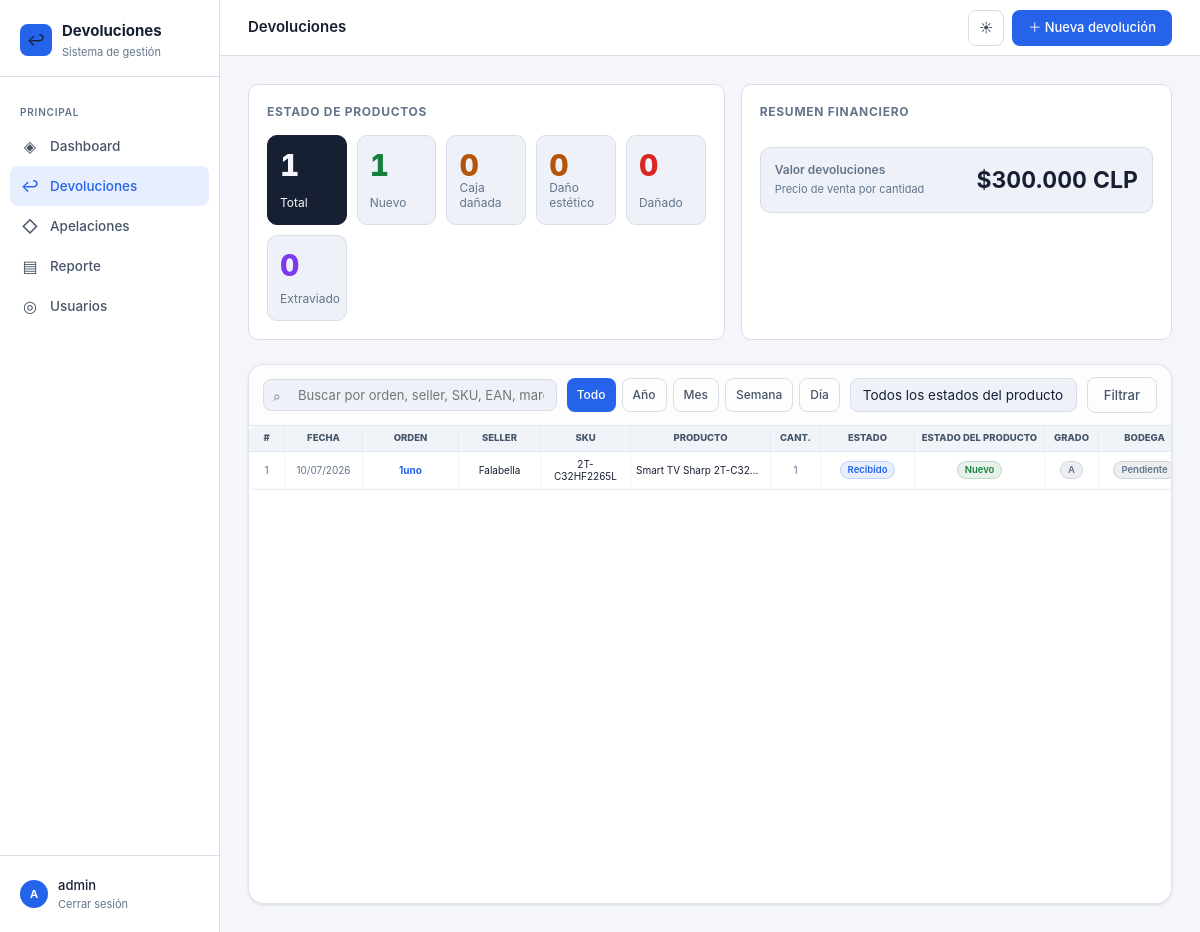
Before: /devoluciones/ (signed in) with the older database file.
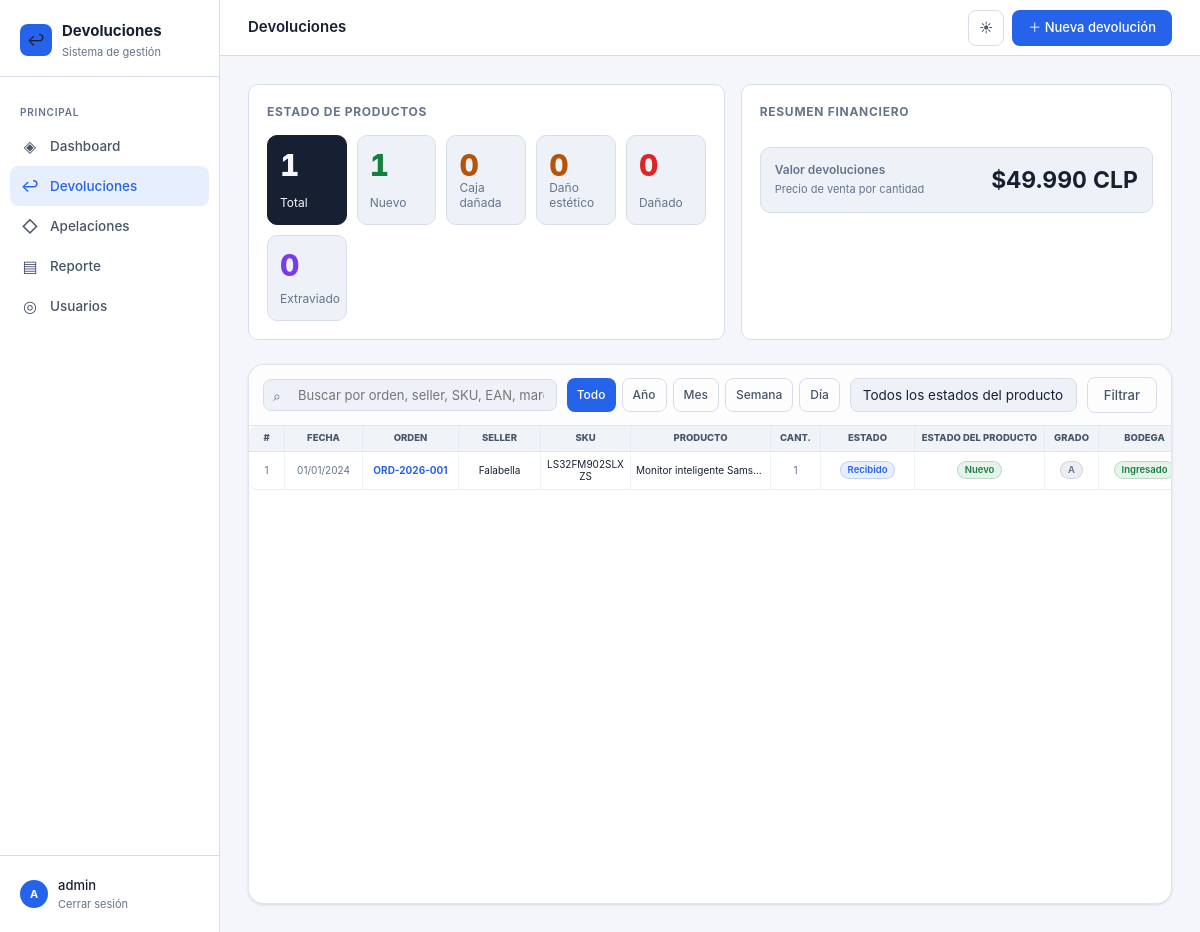
After: the same page with the newer database file.
### returns/models.py (models this page shows, shortened)
class Return(models.Model):
    SELLER_CHOICES = [
        ('falabella', 'Falabella'),
        ('ripley', 'Ripley'),
        ('mercado_libre', 'Mercado Libre'),
        ('paris', 'Paris'),
        ('walmart', 'Walmart'),
        ('shopify', 'Shopify'),
    ]
    ESTADO_CHOICES = [
        ('recibido', 'Recibido'),
        ('en_revision', 'En revisión'),
        ('aprobado', 'Aprobado'),
        ('rechazado', 'Rechazado'),
        ('reembolsado', 'Reembolsado'),
        ('cerrado', 'Cerrado'),
    ]
    CONDICION_CHOICES = [
        ('nuevo', 'Nuevo'),
        ('caja_danada', 'Caja Dañada'),
        ('danado', 'Dañado'),
        ('dano_estetico', 'Daño Estetico'),
        ('extraviado', 'Extraviado'),
    ]
    GRADO_CHOICES = [
        ('A', 'A'),
        ('C', 'C'),
        ('D', 'D'),
        ('E', 'Extraviado'),
    ]
    SUB_DANO_CHOICES = [
        ('producto_bloqueado', 'Producto Bloqueado'),
        ('no_funciona', 'No funciona'),
        ('rayado', 'Rayado'),
        ('usado', 'Usado'),
        ('abollado', 'Abollado'),
        ('sin_accesorios', 'Sin Accesorios'),
        ('sin_embalaje_original', 'Sin Embalaje original'),
        ('embalaje_danado', 'Embalaje dañado'),
        ('pantalla_rota', 'Pantalla Rota'),
        ('numero_serie_no_corresponde', 'N° de serie no corresponde'),
        ('producto_cambiado', 'Producto Cambiado (Cambiazo o Robo)'),
    ]
    fecha_ingreso = models.DateField(auto_now_add=True)
    fecha_actualizacion = models.DateTimeField(auto_now=True)
    seller = models.CharField(max_length=50, choices=SELLER_CHOICES, verbose_name='Seller')
    numero_orden = models.CharField(max_length=100, unique=True, verbose_name='Número de orden')
    sku = models.CharField(max_length=100, verbose_name='SKU')
    ean = models.CharField(max_length=50, blank=True, verbose_name='EAN')
    producto_nombre = models.CharField(max_length=300, verbose_name='Nombre del producto', blank=True)
    marca = models.CharField(max_length=150, blank=True, verbose_name='Marca')
    categoria = models.CharField(max_length=150, blank=True, verbose_name='Categoría')
    precio_venta = models.DecimalField(max_digits=10, decimal_places=2, null=True, blank=True, validators=[MinValueValidator(0)], verbose_name='Precio de venta')
    cantidad = models.PositiveIntegerField(default=1, validators=[MinValueValidator(1)], verbose_name='Cantidad')
    ingresado_bodega = models.BooleanField(default=False, verbose_name='Ingresado a bodega')
    estado = models.CharField(max_length=20, choices=ESTADO_CHOICES, default='recibido', verbose_name='Estado')
    condicion_producto = models.CharField(max_length=20, choices=CONDICION_CHOICES, default='nuevo', verbose_name='Estado del producto')
    grado = models.CharField(max_length=1, choices=GRADO_CHOICES, default='A', verbose_name='Grado')
    sub_danos = models.JSONField(default=list, blank=True, verbose_name='Sub daños')
    detalles_dano = models.TextField(blank=True, verbose_name='Detalles del daño')
    notas_internas = models.TextField(blank=True, verbose_name='Notas internas')
    creado_por = models.ForeignKey(User, on_delete=models.SET_NULL, null=True, related_name='devoluciones_creadas')
    class Meta:
        verbose_name = 'Devolución'
        verbose_name_plural = 'Devoluciones'
        ordering = ['-fecha_ingreso', '-id']
    @classmethod
    def grado_for_condicion(cls, condicion_producto):
        grados = {
            'nuevo': 'A',
            'caja_danada': 'C',
            'danado': 'D',
            'dano_estetico': 'C',
            'extraviado': 'E',
        }
        return grados.get(condicion_producto, 'A')

### returns/views.py (the view, shortened to what this page needs)
# urls.py: path('devoluciones/', views.returns_dashboard, name='returns_dashboard'),
@login_required
def returns_dashboard(request):
    devoluciones = Return.objects.prefetch_related('apelaciones')
    q = request.GET.get('q', '')
    condicion = request.GET.get('condicion', '')
    devoluciones, period = apply_period_filter(devoluciones, request, 'fecha_ingreso')
    if condicion:
        devoluciones = devoluciones.filter(condicion_producto=condicion)
    devoluciones_page = paginate_queryset(request, devoluciones, 'page', 12)
    def clp_format(value):
        return f'${value:,.0f}'.replace(',', '.') + ' CLP'
    devoluciones_con_precio = devoluciones.exclude(precio_venta__isnull=True)
    total_valorizado = sum(
        devolucion.precio_venta * devolucion.cantidad
        for devolucion in devoluciones_con_precio
    )
    stats = {
        'total': devoluciones.count(),
        'nuevo': devoluciones.filter(condicion_producto='nuevo').count(),
        'caja_danada': devoluciones.filter(condicion_producto='caja_danada').count(),
        'danado': devoluciones.filter(condicion_producto='danado').count(),
        'dano_estetico': devoluciones.filter(condicion_producto='dano_estetico').count(),
        'extraviado': devoluciones.filter(condicion_producto='extraviado').count(),
        'total_valorizado_display': clp_format(total_valorizado),
    }
    context = {
        'devoluciones': devoluciones_page,
        'devoluciones_page': devoluciones_page,
        'devoluciones_page_query': querystring_without(request, 'page'),
        'period': period,
        'period_query': querystring_without(request, 'period', 'page'),
        'stats': stats,
        'q': q,
        'condicion_filter': condicion,
        'condicion_choices': Return.CONDICION_CHOICES,
        'create_form': ReturnForm(),
        'create_photo_form': ReturnPhotoUploadForm(),
    }
    return render(request, 'returns/dashboard.html', context)

### returns/forms.py
class ReturnPhotoUploadForm(forms.Form):
    fotos = MultipleImageField(
        label='Fotos',
        required=False,
        widget=MultipleFileInput(attrs={
            'class': 'form-file',
            'accept': 'image/*',
            'multiple': True,
        }),
    )

### returns/models.py (called while the page is built)
    @classmethod
    def load(cls):
        config, _ = cls.objects.get_or_create(pk=1)
        return config

    def get_status_color(self):
        colors = {
            'en_proceso': 'yellow',
            'rechazado': 'red',
            'proceso_pago': 'purple',
            'pagado': 'green',
        }
        return colors.get(self.status, 'gray')

### returns/views.py (called while the page is built, shortened)
def paginate_queryset(request, queryset, page_param='page', per_page=12):
    paginator = Paginator(queryset, per_page)
    return paginator.get_page(request.GET.get(page_param))

def querystring_without(request, *keys):
    query = request.GET.copy()
    for key in keys:
        query.pop(key, None)
    encoded = query.urlencode()
    return f'{encoded}&' if encoded else ''

def period_dates(request):
    today = timezone.localdate()
    period = request.GET.get('period', 'all')
    if period == 'all':
        return '', None, None

def apply_period_filter(queryset, request, field_name):
    period, start_date, end_date = period_dates(request)
    if start_date:
        queryset = queryset.filter(**{f'{field_name}__gte': start_date})
    if end_date:
        queryset = queryset.filter(**{f'{field_name}__lte': end_date})
    return queryset, period

### templates/returns/dashboard.html (shortened to what this page needs)
{% extends 'returns/base.html' %}
{% block topbar_title %}Devoluciones{% endblock %}
{% block topbar_actions %}
  <a href="{% url 'return_create' %}" class="btn btn-primary js-open-return-modal">＋ Nueva devolución</a>
{% endblock %}
{% block content %}
<section class="returns-summary">
  <div class="summary-panel">
    <div class="summary-section-title">Estado de productos</div>
    <div class="summary-count-grid">
      <div class="summary-count-card is-total">
        <div class="summary-count-value">{{ stats.total }}</div>
        <div class="summary-count-label">Total</div>
      </div>
      <div class="summary-count-card">
        <div class="summary-count-value" style="color:var(--green)">{{ stats.nuevo }}</div>
        <div class="summary-count-label">Nuevo</div>
      </div>
      <div class="summary-count-card">
        <div class="summary-count-value" style="color:var(--yellow)">{{ stats.caja_danada }}</div>
        <div class="summary-count-label">Caja dañada</div>
      </div>
      <div class="summary-count-card">
        <div class="summary-count-value" style="color:var(--yellow)">{{ stats.dano_estetico }}</div>
        <div class="summary-count-label">Daño estético</div>
      </div>
      <div class="summary-count-card">
        <div class="summary-count-value" style="color:var(--red)">{{ stats.danado }}</div>
        <div class="summary-count-label">Dañado</div>
      </div>
      <div class="summary-count-card">
        <div class="summary-count-value" style="color:var(--purple)">{{ stats.extraviado }}</div>
        <div class="summary-count-label">Extraviado</div>
      </div>
    </div>
  </div>
  <div class="summary-panel summary-finance-panel">
    <div class="summary-section-title">Resumen financiero</div>
    <div class="finance-metric primary">
      <div>
        <div class="finance-label">Valor devoluciones</div>
        <div class="finance-hint">Precio de venta por cantidad</div>
      </div>
      <div class="finance-value">{{ stats.total_valorizado_display }}</div>
    </div>
  </div>
</section>
<div class="table-wrap returns-table-wrap">
  <div class="table-header">
    <form method="get" class="filter-bar" style="flex:1">
      <div class="search-wrap">
        <span class="search-icon">⌕</span>
        <input type="text" name="q" value="{{ q }}" placeholder="Buscar por orden, seller, SKU, EAN, marca...">
      </div>
      <div class="period-filter-bar">
        <a href="?{{ period_query }}period=all" class="btn btn-sm {% if not period %}btn-primary{% else %}btn-ghost{% endif %}">Todo</a>
        <a href="?{{ period_query }}period=year" class="btn btn-sm {% if period == 'year' %}btn-primary{% else %}btn-ghost{% endif %}">Año</a>
        <a href="?{{ period_query }}period=month" class="btn btn-sm {% if period == 'month' %}btn-primary{% else %}btn-ghost{% endif %}">Mes</a>
        <a href="?{{ period_query }}period=week" class="btn btn-sm {% if period == 'week' %}btn-primary{% else %}btn-ghost{% endif %}">Semana</a>
        <a href="?{{ period_query }}period=today" class="btn btn-sm {% if period == 'today' %}btn-primary{% else %}btn-ghost{% endif %}">Día</a>
      </div>
      <select name="condicion" class="form-select" style="width:auto">
        <option value="">Todos los estados del producto</option>
      </select>
      <button type="submit" class="btn btn-ghost">Filtrar</button>
    </form>
  </div>
  {% if devoluciones %}
  <table class="returns-table">
    <colgroup>
      <col class="col-id">
      <col class="col-date">
      <col class="col-order">
      <col class="col-seller">
      <col class="col-sku">
      <col class="col-product">
      <col class="col-qty">
      <col class="col-status">
      <col class="col-product-status">
      <col class="col-grade">
      <col class="col-warehouse">
      <col class="col-appeal">
      <col class="col-photos">
      <col class="col-actions">
    </colgroup>
    <thead>
      <tr>
        <th>#</th>
        <th>Fecha</th>
        <th>Orden</th>
        <th>Seller</th>
        <th>SKU</th>
        <th>Producto</th>
        <th>Cant.</th>
        <th>Estado</th>
        <th>Estado del producto</th>
        <th>Grado</th>
        <th>Bodega</th>
      </tr>
    </thead>
    <tbody>
      {% for d in devoluciones %}
      <tr>
        <td style="color:var(--text-muted)">{{ devoluciones.start_index|add:forloop.counter0 }}</td>
        <td style="color:var(--text-muted)">{{ d.fecha_ingreso|date:"d/m/Y" }}</td>
        <td><a href="{% url 'return_detail' d.pk %}"><strong>{{ d.numero_orden }}</strong></a></td>
        <td>{{ d.get_seller_display }}</td>
        <td>{{ d.sku }}</td>
        <td>
          {% if d.producto_nombre %}
          <div class="table-product-name" title="{{ d.producto_nombre }}">{{ d.producto_nombre }}</div>
          {% else %}
          <div style="color:var(--text-muted)">—</div>
          {% endif %}
        </td>
        <td style="color:var(--text-muted)">{{ d.cantidad }}</td>
        <td>
          <span class="badge badge-{% if d.estado == 'recibido' %}blue{% elif d.estado == 'en_revision' %}yellow{% elif d.estado == 'aprobado' %}green{% elif d.estado == 'rechazado' %}red{% elif d.estado == 'reembolsado' %}purple{% else %}gray{% endif %}">
            {{ d.get_estado_display }}
          </span>
        </td>
        <td>
          <span class="badge badge-{% if d.condicion_producto == 'nuevo' %}green{% elif d.condicion_producto == 'caja_danada' or d.condicion_producto == 'dano_estetico' %}yellow{% elif d.condicion_producto == 'extraviado' %}purple{% else %}red{% endif %}">
            {{ d.get_condicion_producto_display }}
          </span>
        </td>
        <td>
          <span class="badge badge-gray">{{ d.grado }}</span>
        </td>
        <td>
          <span class="badge badge-{% if d.ingresado_bodega %}green{% else %}gray{% endif %}">
            {% if d.ingresado_bodega %}Ingresado{% else %}Pendiente{% endif %}
          </span>
        </td>
      </tr>
      {% endfor %}
    </tbody>
  </table>
  {% else %}
  <div class="empty-state">
    <div class="empty-icon">📦</div>
    <div class="empty-title">No hay devoluciones</div>
    <div class="empty-sub">{% if q or condicion_filter %}No se encontraron resultados con ese filtro.{% else %}Registra la primera devolución usando el botón de arriba.{% endif %}</div>
  </div>
  {% endif %}
</div>
      {% url 'return_create' as create_action_url %}
{% endblock %}

### templates/returns/base.html (shortened to what this page needs)
<!DOCTYPE html>
<html lang="es">
<head>
</head>
<body>
{% if user.is_authenticated %}
<div class="layout">
  <aside class="sidebar">
    <div class="sidebar-logo">
      <div class="logo-mark">
        <div class="logo-icon">↩</div>
        <div>
          <div class="logo-text">Devoluciones</div>
          <div class="logo-sub">Sistema de gestión</div>
        </div>
      </div>
    </div>
    <nav class="sidebar-nav">
      <div class="nav-label">Principal</div>
      <a href="{% url 'dashboard' %}" class="nav-link {% if request.resolver_match.url_name == 'dashboard' %}active{% endif %}">
        <span class="nav-icon">◈</span> Dashboard
      </a>
      <a href="{% url 'returns_dashboard' %}" class="nav-link {% if request.resolver_match.url_name == 'returns_dashboard' or request.resolver_match.url_name == 'return_detail' or request.resolver_match.url_name == 'return_edit' or request.resolver_match.url_name == 'return_delete' %}active{% endif %}">
        <span class="nav-icon">↩</span> Devoluciones
      </a>
      <a href="{% url 'appeals_dashboard' %}" class="nav-link ">
        <span class="nav-icon">◇</span> Apelaciones
      </a>
      <a href="{% url 'report_dashboard' %}" class="nav-link {% if request.resolver_match.url_name == 'report_dashboard' %}active{% endif %}">
        <span class="nav-icon">▤</span> Reporte
      </a>
      {% if user.is_staff %}
      <a href="{% url 'users_dashboard' %}" class="nav-link ">
        <span class="nav-icon">◎</span> Usuarios
      </a>
      {% endif %}
    </nav>
    <div class="sidebar-footer">
      <div class="user-info">
        <div class="user-avatar">{{ user.username|first|upper }}</div>
        <div>
          <div class="user-name">{{ user.username }}</div>
          <a href="{% url 'logout' %}" class="logout-link">Cerrar sesión</a>
        </div>
      </div>
    </div>
  </aside>
  <main class="main">
    <div class="topbar">
      <div class="topbar-title">{% block topbar_title %}{% endblock %}</div>
      <div class="topbar-tools">
        <button type="button" class="btn btn-ghost theme-toggle" data-theme-toggle title="Cambiar tema" aria-label="Cambiar tema">
          <span class="theme-icon-light" aria-hidden="true">☀</span>
        </button>
        <div class="topbar-actions">{% block topbar_actions %}{% endblock %}</div>
      </div>
    </div>
    <div class="content">
      {% block content %}{% endblock %}
    </div>
  </main>
</div>
{% else %}
  {% block full_page %}{% endblock %}
{% endif %}
</body>
</html>

Changed rows visible on the page:
removed Return: start_index|add "1", fecha_ingreso "10/07/2026", numero_orden "1uno", seller "Falabella", sku "2T-C32HF2265L", producto_nombre "Smart TV Sharp 2T-C32…", cantidad "1", estado "Recibido", condicion_producto "Nuevo", grado "A", ingresado_bodega "Pendiente"
added Return: start_index|add "1", fecha_ingreso "01/01/2024", numero_orden "ORD-2026-001", seller "Falabella", sku "LS32FM902SLXZS", producto_nombre "Monitor inteligente Sams…", cantidad "1", estado "Recibido", condicion_producto "Nuevo", grado "A", ingresado_bodega "Ingresado"
Other visible differences:
{{ stats.total_valorizado_display }}: "$300.000 CLP" → "$49.990 CLP"
